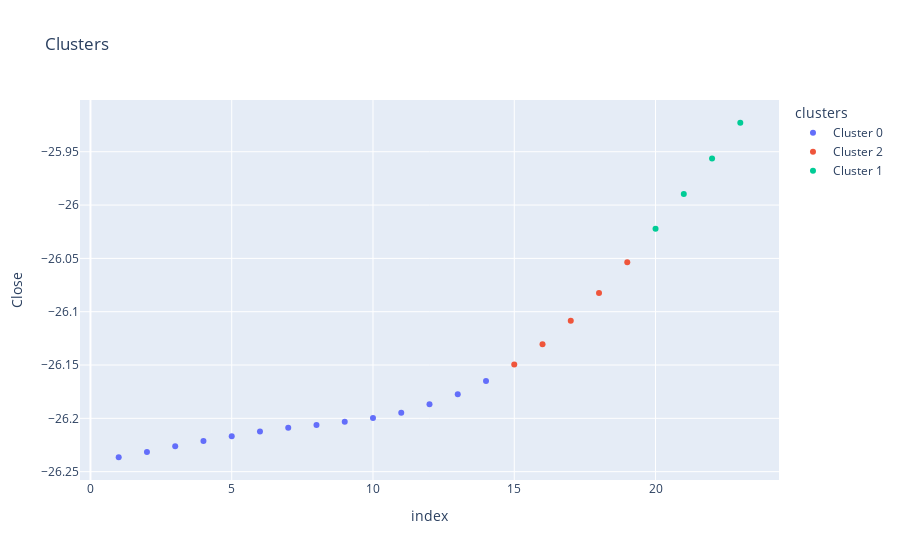

Here is the notebook cell this chart was saved with:
### Code cell
import datetime as dt
from datetime import datetime
import numpy as np
import math
import pandas as pd 
from pandas_datareader import DataReader
import matplotlib.pyplot as plt
from sklearn.cluster import KMeans
import tensorflow as tf
from tensorflow.keras.applications.resnet50 import preprocess_input, decode_predictions
plt.rcParams["figure.figsize"] = (20,10)

moneda = 'BTC-USD'
#Ventana de tiempo, en este caso uno, que es diario.
window = 30

cripto_m = DataReader(str(moneda), "yahoo")
rolling = cripto_m['Close'].rolling(window = window)    
cripto_MA = rolling.mean()
cripto_MA = cripto_MA[-32:]

lista = np.array(np.log(cripto_MA))
fecha = np.arange(1,len(lista)+1)
window_e = 10
count = 0.0
dataset_RMSEE = pd.DataFrame()
merged_data_RMSEE = pd.DataFrame()
for i in range(0, len(lista)):
    for j in range(i,(window_e+i)):
        count += -1 * (lista[j] * math.log(lista[j]))
        
    dataset_RMSEE = np.array((count)*(1/window_e))
    dataset_RMSEE = pd.DataFrame(dataset_RMSEE.reshape(1,1))
    dataset_RMSEE.index = [fecha[i]]
    merged_data_RMSEE = merged_data_RMSEE.append(dataset_RMSEE)
    count = 0
    if(i == (len(lista)-window_e)):
        break
        
merged_data_RMSEE.columns = ['Close']
no_clusters = 3
kmeans = KMeans(n_clusters = no_clusters, random_state=170).fit(np.array(merged_data_RMSEE))

def k_means(data, no_clusters):
    kmeans = KMeans(n_clusters=no_clusters, random_state=170).fit(np.array(data))
    data2 = data.copy()
    data2["clusters"] = kmeans.labels_
    data2["nombre"] = "Cluster"

    data2["clusters"] = data2["nombre"].astype(str) + " " + data2["clusters"].astype(str)
    data2 = data2.drop(['nombre'], axis=1)
    return data2

k_m = k_means(merged_data_RMSEE, no_clusters)

import plotly.express as px
fig = px.scatter(k_m, x=k_m.index, y="Close", color="clusters", title = 'Clusters')
fig.show()

df = pd.DataFrame(dict(x = k_m.index, y=k_m['Close'], label=k_m['clusters']))
n_cluster = np.zeros(3)
groups = df.groupby('label')

for label in df['label']:
    if (label == 'Cluster 0'):
        n_cluster[0] += 1
    elif (label == 'Cluster 1'):
        n_cluster[1] += 1
    else:
        n_cluster[2] += 1
        
pos = {0 : 0, 1: 1, 2 : 2}                
etiqueta = {0 : 'Compra', 1 : 'Vende', 2 : 'Insertidumbre'}
color = {0 : 'green',1 : 'red',2 : 'yellow'}

#fig, ax = plt.subplots()
#for name, group in groups:
#    if(name == 'Cluster 0'):
#        ax.plot(group.x, group.y, marker='o', linestyle='', ms=5, label='Incertidumbre', color = 'yellow')
#    elif(name == 'Cluster 1'):
#        ax.plot(group.x, group.y, marker='o', linestyle='', ms=5, label='Vende', color = 'red')
#    elif(name == 'Cluster 2'):
#        ax.plot(group.x, group.y, marker='o', linestyle='', ms=5, label='Compra', color = 'green')
#ax.legend()
#plt.show()

nl_cluster = n_cluster[::-1]

#plt.title('Escala de tiempo diario')
#graph, = plt.plot(cripto_MA, color = color[len(nl_cluster) - np.argmax(nl_cluster) - 1],label = etiqueta[len(nl_cluster) - np.argmax(nl_cluster) - 1])
#plt.legend(handles=[graph],loc='upper left')
#plt.show()

vis = cripto_MA

s = pd.Series(np.arange(len(cripto_MA)))*2
cripto_MA = pd.DataFrame(cripto_MA)
cripto_MA = cripto_MA.set_index(s)
df_aux = cripto_MA 

for i in range(5):
    s = pd.Series(np.arange(len(df_aux)))*2
    df_aux = df_aux.set_index(s)
    index = np.arange(len(df_aux)*2)
    df_aux = df_aux.reindex(index)
    df_aux = df_aux.interpolate(method='spline', order=1)

cripto_MA = df_aux


from PIL import Image
def img():
    tam = 32
    dataset = np.log(cripto_MA)
    data_img = np.asarray(dataset)
    mini = min(data_img)
    maxi = max(data_img)
    x = 0 
    y = 0
    df = np.zeros((tam, tam)).astype(np.uint8)
    for k in range(len(data_img)):
        df[y][x] = np.round((data_img[k] - mini) / (maxi - mini)*255)
        x+=1
        if(x == tam):
            y+=1
            x = 0
            
    img = Image.fromarray(df)    
    return img

### Figure 1 — Plotly figure (JSON) as saved in the notebook; plotly's stock layout.template omitted (floating-point values rounded to 4 significant figures)
{"data": [{"hovertemplate": "clusters=Cluster 0<br>index=%{x}<br>Close=%{y}<extra></extra>", "legendgroup": "Cluster 0", "marker": {"color": "#636efa", "symbol": "circle"}, "mode": "markers", "name": "Cluster 0", "orientation": "v", "showlegend": true, "type": "scatter", "x": [1, 2, 3, 4, 5, 6, 7, 8, 9, 10, 11, 12, 13, 14], "xaxis": "x", "y": [-26.24, -26.23, -26.23, -26.22, -26.22, -26.21, -26.21, -26.21, -26.2, -26.2, -26.19, -26.19, -26.18, -26.16], "yaxis": "y"}, {"hovertemplate": "clusters=Cluster 2<br>index=%{x}<br>Close=%{y}<extra></extra>", "legendgroup": "Cluster 2", "marker": {"color": "#EF553B", "symbol": "circle"}, "mode": "markers", "name": "Cluster 2", "orientation": "v", "showlegend": true, "type": "scatter", "x": [15, 16, 17, 18, 19], "xaxis": "x", "y": [-26.15, -26.13, -26.11, -26.08, -26.05], "yaxis": "y"}, {"hovertemplate": "clusters=Cluster 1<br>index=%{x}<br>Close=%{y}<extra></extra>", "legendgroup": "Cluster 1", "marker": {"color": "#00cc96", "symbol": "circle"}, "mode": "markers", "name": "Cluster 1", "orientation": "v", "showlegend": true, "type": "scatter", "x": [20, 21, 22, 23], "xaxis": "x", "y": [-26.02, -25.99, -25.96, -25.92], "yaxis": "y"}], "layout": {"legend": {"title": {"text": "clusters"}, "tracegroupgap": 0}, "title": {"text": "Clusters"}, "xaxis": {"anchor": "y", "domain": [0, 1], "title": {"text": "index"}}, "yaxis": {"anchor": "x", "domain": [0, 1], "title": {"text": "Close"}}}}
